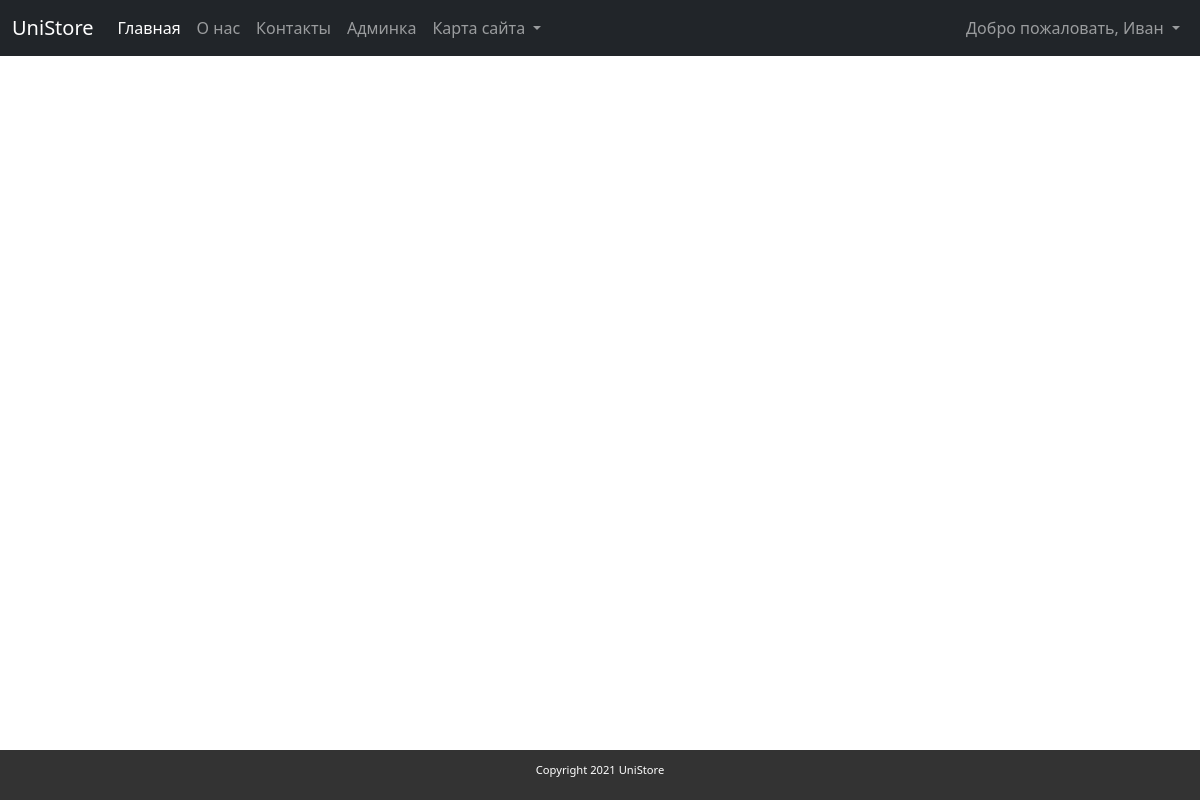
The page /shipping/list_orders (signed in) on the database as committed earlier.
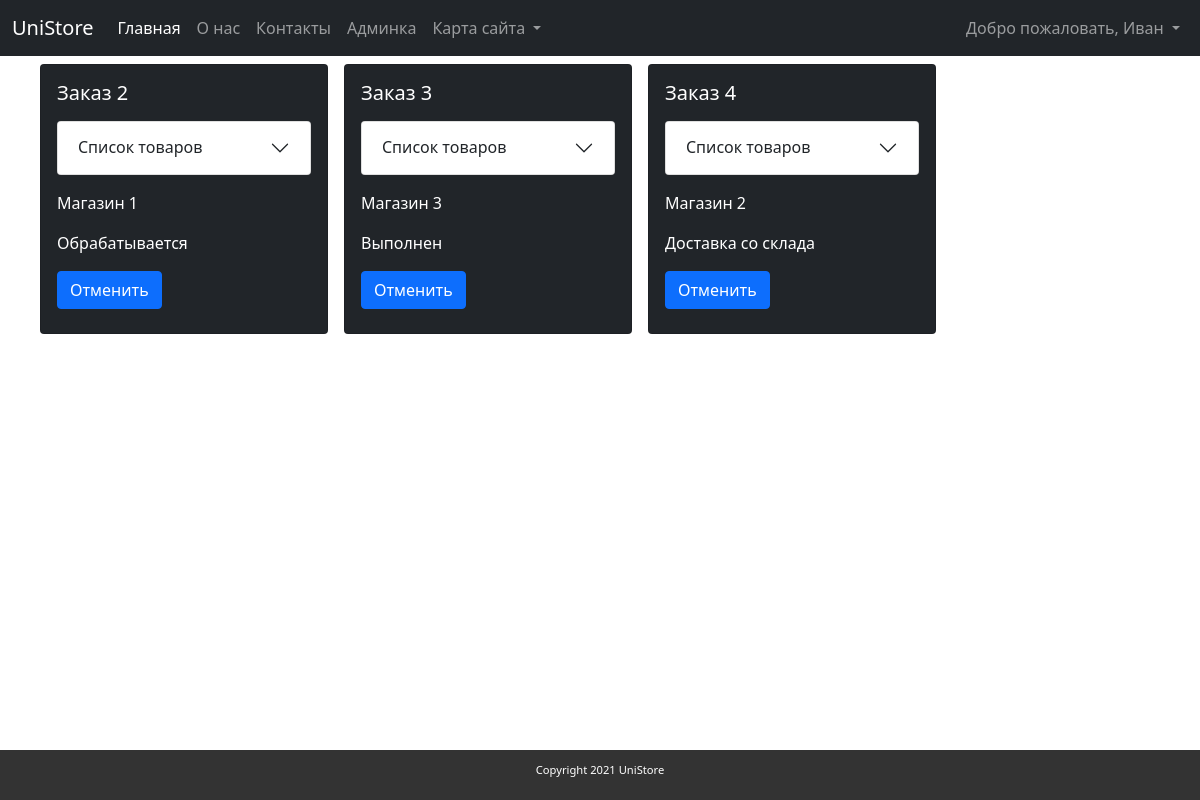
The same page on the database as committed later.
### app/models.py (models this page shows, shortened)
class Order(models.Model):
    items = models.ManyToManyField(OrderQuantity, verbose_name='Товары')
    store = models.ForeignKey(Store, related_name='store', on_delete=models.SET_NULL,
                                default=None, null=True, blank=True, verbose_name='Магазин')
    status = models.CharField('Статус', max_length=255)
    class Meta:
        verbose_name = "Заказ"
        verbose_name_plural = "Заказы"

class Store(models.Model):
    name = models.CharField(max_length=255)
    address = models.TextField('Адрес')
    def __str__(self):
        return self.name
    class Meta:
        verbose_name = "Магазин"
        verbose_name_plural = "Магазины"

### app/views.py (the view)
# urls.py: path('shipping/list_orders', OrderListView.as_view(), name='shipping_list_order'),
class OrderListView(ListView):
    model = Order
    template_name = 'app/shipping/list_orders.html'

### app/models.py (called while the page is built)
    def __str__(self):
        return str(self.quantity) + 'x ' + self.product.name

### app/templates/app/shipping/list_orders.html (shortened to what this page needs)
{% extends "app/layout.html" %}
{% block content %}
<div class="panel">
{% for order in object_list %}
    <div class="card h-100 mb-3 ms-3" style="max-width: 18rem;min-width: 18rem;">
        <div class="card-body">
            <h5>Заказ {{order.id}}</h5>
            <div class="accordion my-3" id="accordion{{ order.id }}">
                <div class="accordion-item">
                    <h2 class="accordion-header" id="heading{{ order.id }}">
                      <button class="accordion-button collapsed" type="button" data-bs-toggle="collapse"
                              data-bs-target="#collapse{{ order.id }}" aria-expanded="false"
                              aria-controls="collapse{{ order.id }}">
                        Список товаров
                      </button>
                    </h2>
                </div>
            </div>
            <p class="card-text">{{order.store}}</p>
            <p class="card-text">{{order.status}}</p>
            <div class="mx-auto">
                <a href="/shipping/delete_order/{{order.id}}" class="btn btn-primary mb-2">Отменить</a>
            </div>
        </div>
    </div>
{% endfor %}
</div>
{% endblock %}

Rows that differ between the two databases and show on the page:
added Order: id "2", store "Магазин 1", status "Обрабатывается"
added Order: id "3", store "Магазин 3", status "Выполнен"
added Order: id "4", store "Магазин 2", status "Доставка со склада"
